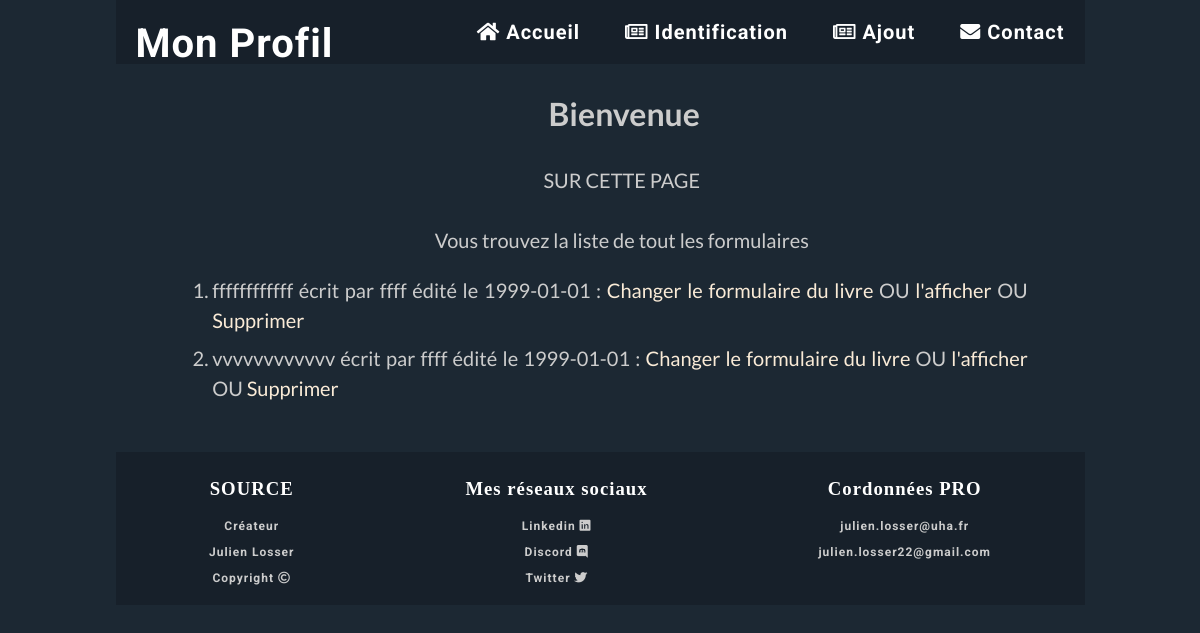
The app's page /, older data.
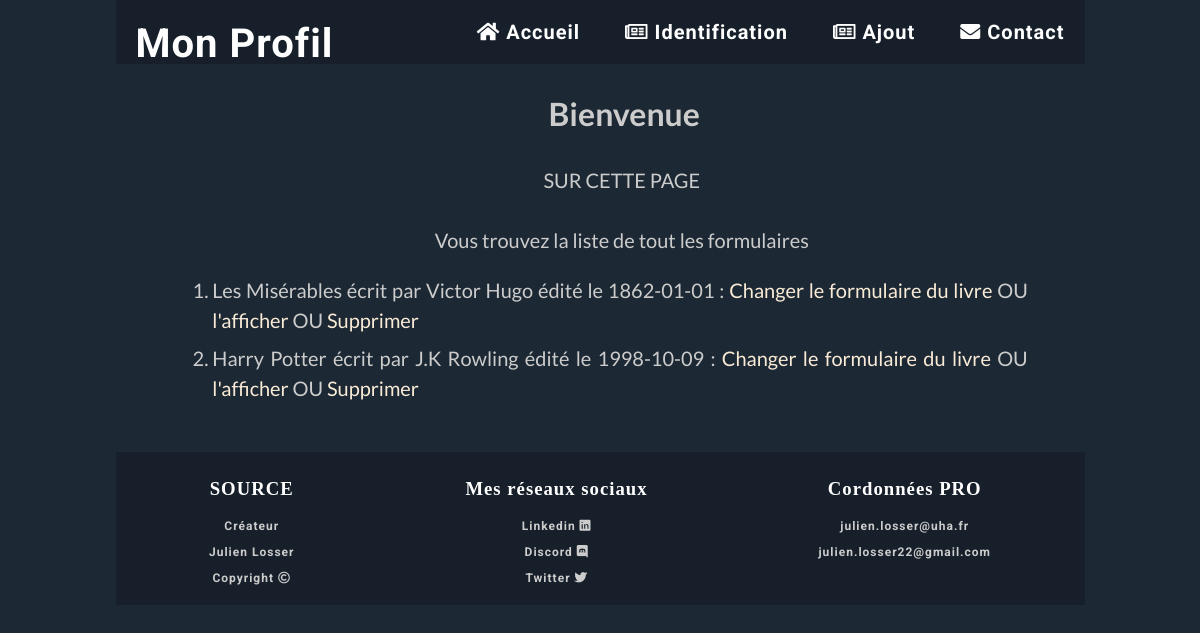
The same page, newer data.
### myfirstapp/models.py (models this page shows, shortened)
class Livre(models.Model): #déclare la classe Livre héritant de la classe Model, classe de base des modèles
    titre = models.CharField(max_length=100) # défini un champs de type texte de 100 caractères maximum
    auteur = models.CharField(max_length=100,null=True, blank=True)
    date_parution = models.DateField(blank=True, null=True) # champs de type date,pouvant être null ou ne pas être rempli
    nombre_pages = models.IntegerField(blank=False) # champs de type entier devant être obligatoirement rempli
    resume = models.TextField(max_length=1500, null=True, blank=True) # champs de type text long
    imaurl = models.URLField(max_length=300, null=True, blank=True)
    nom = models.ForeignKey("nom", on_delete=models.CASCADE,null=True,blank=True)
    def __str__(self):
        chaine = f"{self.titre} écrit par {self.auteur} édité le {self.date_parution}"
        return chaine

### myfirstapp/views.py (the view)
def index(request):
    liste = list(models.Livre.objects.all())
    return render(request,'myfirstapp/index.html',{"liste": liste})

### myfirstapp/templates/myfirstapp/index.html (shortened to what this page needs)
 {% extends 'myfirstapp/main.html' %}
 {% block content %}
    <h1 class="titre">Bienvenue</h1>
    <div class="texte">
        <p class="titre">SUR CETTE PAGE</p>
        <p class="titre">Vous trouvez la liste de tout les formulaires</p>
        <ol>{% for l in liste %}
            <li class="margin">{{l}} : <a href="/update/{{l.id}}/"> Changer le formulaire du livre</a>
                OU<a href="/affiche/{{l.id}}/"> l'afficher </a>
                OU<a href="/delete/{{l.id}}/"> Supprimer </a></li>
            {% endfor %}
        </ol>
    </div>
 {% endblock %}

### myfirstapp/templates/myfirstapp/main.html (shortened to what this page needs)
<!DOCTYPE html>
<html lang="fr">
    <head>
                 {% load static %}
        <link href="https://use.fontawesome.com/releases/v5.0.8/css/all.css" rel="stylesheet">
        <link rel="stylesheet" type="text/css"  href="{%static 'myfirstapp/index.css' %}"/>
    </head>
<body class="fond">
  <header>
        <nav>
            <div class="symbole"> Mon Profil  {{nom}} {{nom.id}}</div>
            <div rôle="menu">
                <ul>
                    <li><a href="/"><i class="fas fa-home" aria-hidden="true"></i> Accueil
                        </a></li>
                    <li><a href="/passion" target="blank"><i class="far fa-newspaper"></i> Identification
                        </a></li>
                     <li><a href="/ajout" target="blank"><i class="far fa-newspaper"></i> Ajout
                        </a></li>
                    <li><a href="#ancre"><i class="fas fa-envelope"></i> Contact
                        </a></li>
                </ul>
            </div>
        </nav>
    </header>
{% block content %}
{% endblock %}
    <footer>
        <div class="colonne">
            <h3>SOURCE</h3>
            <p>Créateur</p>
            <p>Julien Losser</p>
            <p>Copyright <i class="far fa-copyright"></i></p>
        </div>
        <div class="colonne">
            <h3>Mes réseaux sociaux</h3>
            <p><a href="https://www.linkedin.com/in/julien-losser-567161221/">Linkedin <i class="fab fa-linkedin"></i></a></p>
            <p><a href="https://discord.gg/K3pvXHwHQu">Discord <i class="fab fa-discord"></i></a></p>
            <p><a href="https://twitter.com/BCL_APOKLYPS"> Twitter <i class="fab fa-twitter"></i></a></p>
        </div>
        <div class="colonne">
            <h3>Cordonnées PRO</h3>
            <p><a href="mailto:julien.losser@uha.fr">julien.losser@uha.fr </a></p>
            <p><a href="mailto:julien.losser22@gmail.com">julien.losser22@gmail.com</a></p>
        </div>
    </footer>
</body>
</html>

### myfirstapp/static/myfirstapp/index.css (style rules this page uses)
html,body { margin: auto; width: 85%; font-family: "Lato"; }
.fond { background-color: #1C2833; background-size: cover; width: 95%; color: #ccc; }
header { margin: auto; width: 100%; height: 100%; background-color: #17202A; font-family: 'Roboto'; font-weight: 700; letter-spacing: 1px; }
nav ul { padding: 0; text-align: right; margin: 0; }
nav ul li { display: inline-block; padding: 20px; }
nav ul li a { text-decoration: none; color: #FFF; font-size: 20px; transition: all 0.4s ease-in-out; border-bottom: 2px solid transparent; }
a { color: antiquewhite; text-decoration-line: none }
.symbole { float: left; margin: 20px; font-weight: bold; font-size: 40px; color: #FFF; }
.texte { margin: 4vh auto; font-size: 20px; line-height: 30px; text-align: justify; width: 90%; }
.margin { margin: 1%; }
footer { margin-top: 5%; display: flex; flex-wrap: wrap; justify-content: space-around; padding: 8px; background-color: #17202A; color: white; font-family: "Roboto"; font-weight: bold; letter-spacing: 1px; }
footer .colonne p { font-size: 12px; color: #ccc; text-align: center; }
footer .colonne p a { color: #ccc; text-decoration-line: none }
footer .colonne h3 { text-align: center; font-family: 'Abril Fatface', cursive; }
.titre { margin-top: 30px; margin-left: 5%; text-align: center; animation: apparition 0.8s ease-out; }

Row changes from the older to the newer data that the page shows:
removed Livre: titre+auteur+date_parution "ffffffffffff écrit par ffff édité le 1999-01-01"
removed Livre: titre+auteur+date_parution "vvvvvvvvvvvv écrit par ffff édité le 1999-01-01"
added Livre: titre+auteur+date_parution "Les Misérables écrit par Victor Hugo édité le 1862-01-01"
added Livre: titre+auteur+date_parution "Harry Potter écrit par J.K Rowling édité le 1998-10-09"
